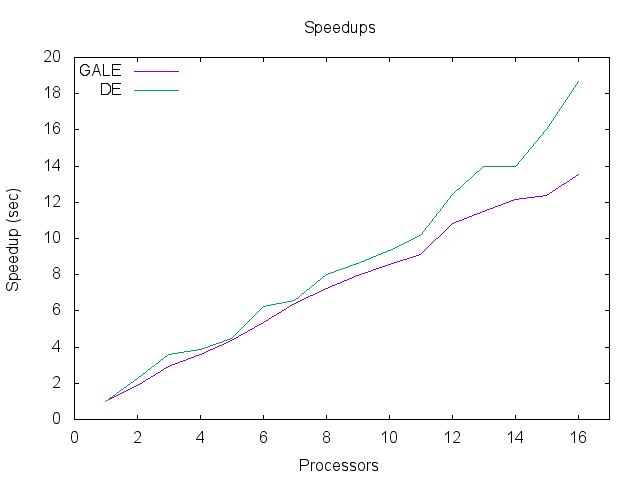

Source code (gnuplot):
# For PNG
set terminal png
set output "DTLZ2_speedups.png"

# For EPS
# set terminal eps
# set output "DTLZ2_speedups.eps"

set title "Speedups"

set xlabel " Processors "

set ylabel " Speedup (sec) "

set xrange [0:17]

set datafile separator ","

set key left top

plot for [col=4:5] "DTLZ2_GALEvsDE.csv" using 1:col with lines title columnheader
